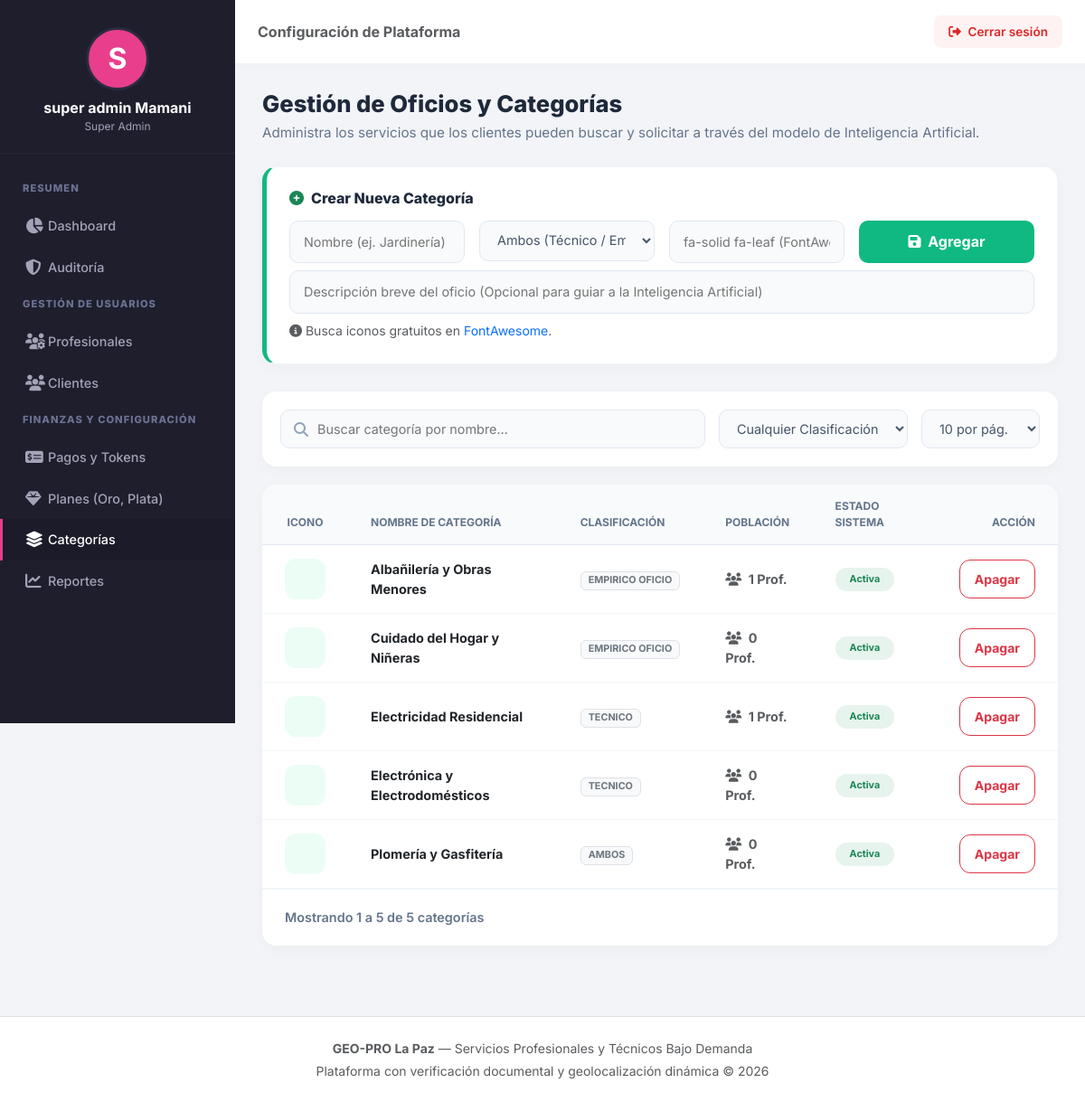
Page /public/admin/categorias (signed in) on the committed database.
### tables this page shows
CREATE TABLE `categorias` (
  `id_categoria` int(11) NOT NULL,
  `nombre_categoria` varchar(100) NOT NULL,
  `slug` varchar(120) NOT NULL,
  `descripcion` text DEFAULT NULL,
  `tipo_clasificacion` enum('TECNICO','EMPIRICO_OFICIO','AMBOS') NOT NULL DEFAULT 'AMBOS',
  `icono_fa` varchar(50) DEFAULT 'fa-solid fa-wrench',
  `estado` tinyint(1) NOT NULL DEFAULT 1,
  `fecha_creacion` timestamp NOT NULL DEFAULT current_timestamp()
);

### app/controllers/AdminController.php (called while the page is built, shortened)
<?php
class AdminController extends Controller {
    private Admin $adminModel;
    public function __construct() {
        $this->adminModel = new Admin();
    }
    public function categorias() {
        $this->view('admin/categorias', [
            'titulo'     => 'GEO-PRO | Gestión de Categorías',
            'categorias' => $this->adminModel->listarCategorias()
        ]);
    }
}

### public/index.php (called while the page is built, shortened)
<?php
require_once '../app/config/Database.php';
$app = new Router();
$app->run();

### app/models/Admin.php (called while the page is built, shortened)
<?php
class Admin {
    private PDO $db;
    public function __construct() {
        $this->db = Database::getInstance()->getConnection();
    }
public function listarCategorias(): array {
    $stmt = $this->db->query("
        SELECT c.*, COUNT(p.id_profesional) AS total_profesionales
        FROM categorias c
        LEFT JOIN profesionales p ON c.id_categoria = p.id_categoria
        GROUP BY c.id_categoria
        ORDER BY c.nombre_categoria ASC
    ");
    return $stmt->fetchAll();
}
}

### app/config/Database.php (called while the page is built)
<?php
class Database {
    private static ?Database $instance = null;
    private ?PDO $conn = null;
    private function __construct() {
        try {
            $dsn = "mysql:host=" . DB_HOST . ";port=" . DB_PORT . ";dbname=" . DB_NAME . ";charset=" . DB_CHARSET;
            $options = [
                PDO::ATTR_ERRMODE            => PDO::ERRMODE_EXCEPTION,
                PDO::ATTR_DEFAULT_FETCH_MODE => PDO::FETCH_ASSOC,
                PDO::ATTR_EMULATE_PREPARES   => false,
                PDO::ATTR_TIMEOUT            => 10,
            ];
            $this->conn = new PDO($dsn, DB_USER, DB_PASS, $options);
            $this->conn->exec("SET SESSION innodb_lock_wait_timeout = 10");
            $this->conn->exec("SET SESSION wait_timeout = 30");
        } catch (PDOException $e) {
            die("Error crítico de conexión a la base de datos: " . $e->getMessage());
        }
    }
    public static function getInstance(): Database {
        if (self::$instance === null) {
            self::$instance = new Database();
        }
        return self::$instance;
    }
    public function getConnection(): PDO {
        return $this->conn;
    }
}

### app/views/admin/categorias.php (the view, shortened to what this page needs)
<?php require_once "../app/views/layouts/header.php"; ?>
<div class="admin-wrapper">
    <aside class="admin-sidebar" id="adminSidebar">
        <div class="sidebar-profile">
            <div class="sidebar-avatar"><?php echo strtoupper(substr($_SESSION['user_nombre'] ?? 'A', 0, 1)); ?></div>
            <h6><?= htmlspecialchars($_SESSION['user_nombre'] ?? 'Administrador') ?></h6>
            <p>Super Admin</p>
        </div>
        <ul class="sidebar-menu">
            <li class="menu-title">Resumen</li>
            <li><a href="<?= BASE_URL ?>/admin/dashboard"><i class="fa-solid fa-chart-pie"></i> Dashboard</a></li>
            <li><a href="<?= BASE_URL ?>/admin/auditoria"><i class="fa-solid fa-shield-halved"></i> Auditoría</a></li>
            <li class="menu-title">Gestión de Usuarios</li>
            <li><a href="<?= BASE_URL ?>/admin/profesionales"><i class="fa-solid fa-users-gear"></i> Profesionales</a></li>
            <li><a href="<?= BASE_URL ?>/admin/clientes"><i class="fa-solid fa-users"></i> Clientes</a></li>
            <li class="menu-title">Finanzas y Configuración</li>
            <li><a href="<?= BASE_URL ?>/admin/pagos"><i class="fa-solid fa-money-check-dollar"></i> Pagos y Tokens</a></li>
            <li><a href="<?= BASE_URL ?>/admin/planes"><i class="fa-solid fa-gem"></i> Planes (Oro, Plata)</a></li>
            <li><a href="<?= BASE_URL ?>/admin/categorias" class="active"><i class="fa-solid fa-layer-group"></i> Categorías</a></li>
            <li><a href="<?= BASE_URL ?>/admin/reportes"><i class="fa-solid fa-chart-line"></i> Reportes</a></li>
        </ul>
    </aside>
    <main class="admin-main-content">
        <header class="admin-topbar">
            <div class="d-none d-md-block"><span class="text-muted fw-bold">Configuración de Plataforma</span></div>
            <a href="<?= BASE_URL ?>/auth/logout" class="topbar-logout"><i class="fa-solid fa-right-from-bracket me-1"></i> Cerrar sesión</a>
        </header>
        <div class="dashboard-content">
            <h3 class="page-title">Gestión de Oficios y Categorías</h3>
            <p class="page-subtitle">Administra los servicios que los clientes pueden buscar y solicitar a través del modelo de Inteligencia Artificial.</p>
            <div class="form-card">
                <h6><i class="fa-solid fa-plus-circle text-success me-2"></i>Crear Nueva Categoría</h6>
                <form method="POST" action="<?= BASE_URL ?>/admin/crearCategoria" class="row g-3">
                    <div class="col-md-3">
                        <input type="text" name="nombre_categoria" class="form-control-custom" placeholder="Nombre (ej. Jardinería)" required>
                    </div>
                    <div class="col-md-3">
                        <select name="tipo_clasificacion" class="form-select-custom">
                            <option value="AMBOS" selected>Ambos (Técnico / Empírico)</option>
                        </select>
                    </div>
                    <div class="col-md-3">
                        <input type="text" name="icono_fa" class="form-control-custom" placeholder="fa-solid fa-leaf (FontAwesome)">
                    </div>
                    <div class="col-md-3">
                        <button type="submit" class="btn fw-bold w-100 h-100" style="background:#10b981; color:white; border-radius:10px;">
                            <i class="fa-solid fa-save me-1"></i> Agregar
                        </button>
                    </div>
                    <div class="col-12 mt-2">
                        <input type="text" name="descripcion" class="form-control-custom" placeholder="Descripción breve del oficio (Opcional para guiar a la Inteligencia Artificial)">
                        <small class="text-muted mt-2 d-inline-block"><i class="fa-solid fa-circle-info"></i> Busca iconos gratuitos en <a href="https://fontawesome.com/search?o=r&m=free" target="_blank" class="text-primary text-decoration-none">FontAwesome</a>.</small>
                    </div>
                </form>
            </div>
            <div class="toolbar-card">
                <div class="search-box">
                    <i class="fa-solid fa-magnifying-glass"></i>
                    <input type="text" id="searchInput" placeholder="Buscar categoría por nombre...">
                </div>
                <select id="filterTipo" class="filter-select">
                    <option value="">Cualquier Clasificación</option>
                </select>
                <select id="selectLimit" class="filter-select">
                    <option value="10" selected>10 por pág.</option>
                </select>
            </div>
            <div class="table-card">
                <div class="table-responsive">
                    <table class="table">
                        <thead>
                            <tr>
                                <th width="80px" class="text-center">Icono</th>
                                <th>Nombre de Categoría</th>
                                <th>Clasificación</th>
                                <th>Población</th>
                                <th>Estado Sistema</th>
                                <th class="text-end">Acción</th>
                            </tr>
                        </thead>
                        <tbody id="tableBody">
                        <?php if (isset($categorias) && is_array($categorias)): ?>
                            <?php foreach ($categorias as $c): ?>
                                <?php $estadoActivo = (bool)$c['estado']; ?>
                                <tr class="data-row" data-tipo="<?= htmlspecialchars($c['tipo_clasificacion']) ?>">
                                    <td class="text-center">
                                        <div class="icon-box"><i class="<?= htmlspecialchars($c['icono_fa']) ?>"></i></div>
                                    </td>
                                    <td>
                                        <div class="fw-bold text-dark"><?= htmlspecialchars($c['nombre_categoria']) ?></div>
                                    </td>
                                    <td>
                                        <span class="badge bg-light text-secondary border px-2 py-1"><?= str_replace('_', ' ', htmlspecialchars($c['tipo_clasificacion'])) ?></span>
                                    </td>
                                    <td>
                                        <span class="fw-bold text-muted"><i class="fa-solid fa-users me-1"></i> <?= (int) ($c['total_profesionales'] ?? 0) ?> Prof.</span>
                                    </td>
                                    <td>
                                        <?php if ($estadoActivo): ?>
                                            <span class="badge bg-success bg-opacity-10 text-success px-3 py-2 rounded-pill">Activa</span>
                                        <?php else: ?>
                                            <span class="badge bg-danger bg-opacity-10 text-danger px-3 py-2 rounded-pill">Inactiva</span>
                                        <?php endif; ?>
                                    </td>
                                    <td class="text-end">
                                        <?php if ($estadoActivo): ?>
                                            <button type="button" class="btn btn-sm btn-outline-danger fw-bold px-3" onclick="abrirModal(<?= $c['id_categoria'] ?>, 'DESACTIVAR')">
                                                Apagar
                                            </button>
                                        <?php else: ?>
                                            <button type="button" class="btn btn-sm btn-outline-success fw-bold px-3" onclick="abrirModal(<?= $c['id_categoria'] ?>, 'ACTIVAR')">
                                                Encender
                                            </button>
                                        <?php endif; ?>
                                    </td>
                                </tr>
                            <?php endforeach; ?>
                        <?php endif; ?>
                        </tbody>
                    </table>
                </div>
                <div class="pagination-container" style="<?= empty($categorias) ? 'display:none;' : '' ?>">
                    <div class="pagination-info" id="pageInfo">Mostrando 0 a 0 de 0 registros</div>
                </div>
            </div>
        </div>
    </main>
</div>
<?php require_once "../app/views/layouts/footer.php"; ?>

### public/css/style.css (style rules this page uses)
:root { --geo-primary: #0A192F; --geo-accent: #00BFA6; --geo-accent-hover: #019985; --geo-bg: #F4F7F6; --geo-card: #FFFFFF; --geo-text: #2D3748; }
body { font-family: 'Inter', sans-serif; background-color: var(--geo-bg); color: var(--geo-text); -webkit-font-smoothing: antialiased; }
.btn { border-radius: 12px; font-weight: 600; padding: 10px 20px; transition: all 0.3s ease; }

### app/views/layouts/header.php (style rules this page uses)
:root { --geo-header-dark: #071827; --geo-header-dark-2: #0b2435; --geo-accent: #08c2b1; --geo-accent-dark: #07998d; --geo-header-text: #f8fafc; --geo-header-muted: #9eb0bd; --geo-border: rgba(255,255,255,.09); --geo-dropdown-shadow: 0 25px 70px rgba(3, 15, 27, .18), 0 5px 18px rgba(3, 15, 27, .08); }

### rows in the picture
categorias: nombre_categoria "Albañilería y Obras Menores", tipo_clasificacion "EMPIRICO OFICIO", total_profesionales "1", estado "Activa"
categorias: nombre_categoria "Cuidado del Hogar y Niñeras", tipo_clasificacion "EMPIRICO OFICIO", total_profesionales "0", estado "Activa"
categorias: nombre_categoria "Electricidad Residencial", tipo_clasificacion "TECNICO", total_profesionales "1", estado "Activa"
categorias: nombre_categoria "Electrónica y Electrodomésticos", tipo_clasificacion "TECNICO", total_profesionales "0", estado "Activa"
categorias: nombre_categoria "Plomería y Gasfitería", tipo_clasificacion "AMBOS", total_profesionales "0", estado "Activa"

### other values in the picture
substr($_SESSION['user_nombre'] ?? 'A', 0, 1) "S"
$_SESSION['user_nombre'] "super admin Mamani"
